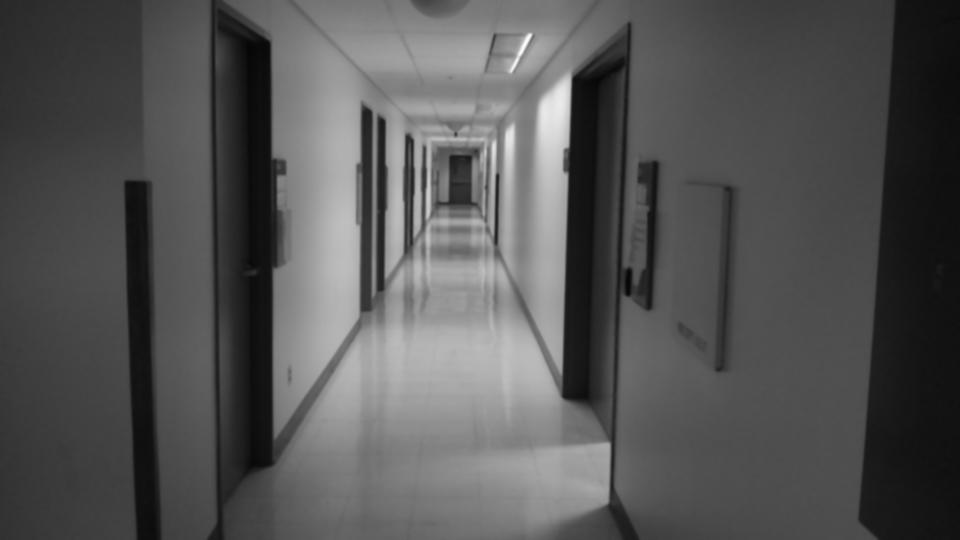
#> input picture img_half_1.jpg, 960 x 540 px, given in place of Corridor_straight.mp4, which was not available
$ python video_tracking.py   (Python 2 division)   (older library calls are emulated)
#> lines starting #> are read from the running program, lines starting #| are printed output that depends on the picture; pictures that were not available may be replaced by others from this repository, and a replacement may not be noted
#> further down, img is the input picture: shape (540, 960, 3); min 5, max 255, mean 84.9
### Robust_may_13_tuning.py
# Program to extract lines in an image using probabilistic Hough transform

import time
import cv2
import imutils
import numpy as np
from Kalman_Filter import matrix
from Kalman_Filter import EKF
import intersection_library


def HoughDetect_May_13(img,x,P,resolution = 1):

    # img : Input Image
    # x : Intial Vanishing Point Coordinates. It is of type Matrix (See Kalman_filter.py)
    # P : Uncertainty Matrix
    # Resolution : Image resolution, set to actual resolution of input image by default.


#> called with resolution = 1
    i_x = x.value[0][0] # x-coordinate of the vanishing point
    i_y = x.value[1][0]  # y-coordinate of the vanishing point
    i_w = int(img.shape[1] * resolution) # image width
    img = imutils.resize(img, width = i_w) # resizing image for desired resolution
    i_h = int(img.shape[0]) # image height
    print "Image Width = {0}, Image Height  = {0}".format(i_w,i_h) # Comment if running on a video file
#| Image Width = 960, Image Height  = 960

    img_gray = cv2.cvtColor(img, cv2.COLOR_BGR2GRAY) # BGR TO GRAYSCALE
    img_gray = cv2.medianBlur(img_gray,3) # Removes salt and pepper noise by convolving the image with a (3,3) square kernel
    img_gray = cv2.GaussianBlur(img_gray, (9,9), 0)  # Smoothens the image by convolving the with a (9,9) Gaussian filter


    # Find Image Gradient along the Y-axis
    sobely_64f = cv2.Sobel(img_gray, cv2.CV_64F, 0, 1 , ksize = 3) # Sobel filter size:(3,3)
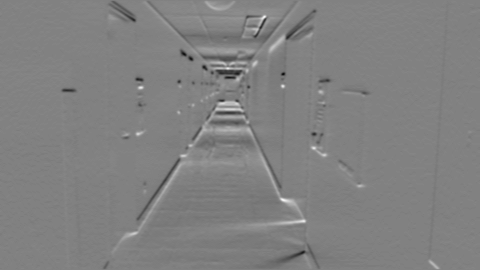
#> sobely_64f: shape (540, 960) float64 (shown at 1/2 size); min -122, max 119, mean -0.1; drawn with min black and max white
    abs_sobelx64F = np.absolute(sobely_64f)
    abs_sobelx64F = abs_sobelx64F/ abs_sobelx64F.max() * 255 # Force pixel values to be in range [0, 255]
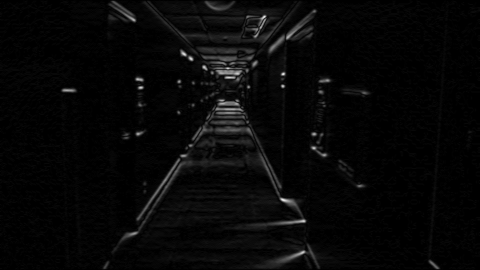
#> abs_sobelx64F: shape (540, 960) float64 (shown at 1/2 size); min 0, max 255, mean 7.2
    sobely_8u = np.uint8(abs_sobelx64F) # Force pixels to take integer values
    y_grad_threshold = sobely_8u.copy() # Make a copy for further thresholding


    # Find Image Gradient along the X-axis
    sobelx_64f = cv2.Sobel(img_gray, cv2.CV_64F, 1 , 0,ksize = 3) # Sobel filter size: (3,3)
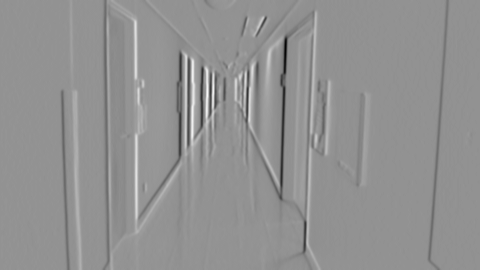
#> sobelx_64f: shape (540, 960) float64 (shown at 1/2 size); min -287, max 214, mean -0.3; drawn with min black and max white
    abs_sobelx = np.absolute(sobelx_64f)
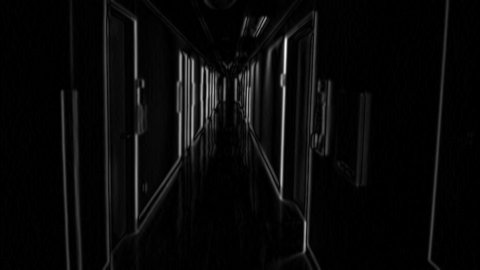
#> abs_sobelx: shape (540, 960) float64 (shown at 1/2 size); min 0, max 287, mean 10.2; drawn with min black and max white
    abs_sobelx = abs_sobelx/abs_sobelx.max() *  255 # Force pixel values to be in range [0, 255]
    sobelx_8u = np.uint8(abs_sobelx)


    # Find gradient direction
    grad_directions = np.arctan2(sobely_8u, sobelx_8u)
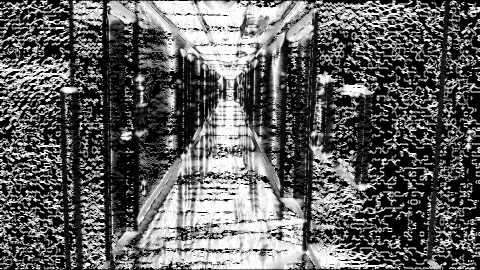
#> grad_directions: shape (540, 960) float16 (shown at 1/2 size); min 0, max 1.57, mean 0.594; drawn with min black and max white


    # Threshold gradient direction image to process essential pixels only
    y_grad_threshold[y_grad_threshold > 30] = 255
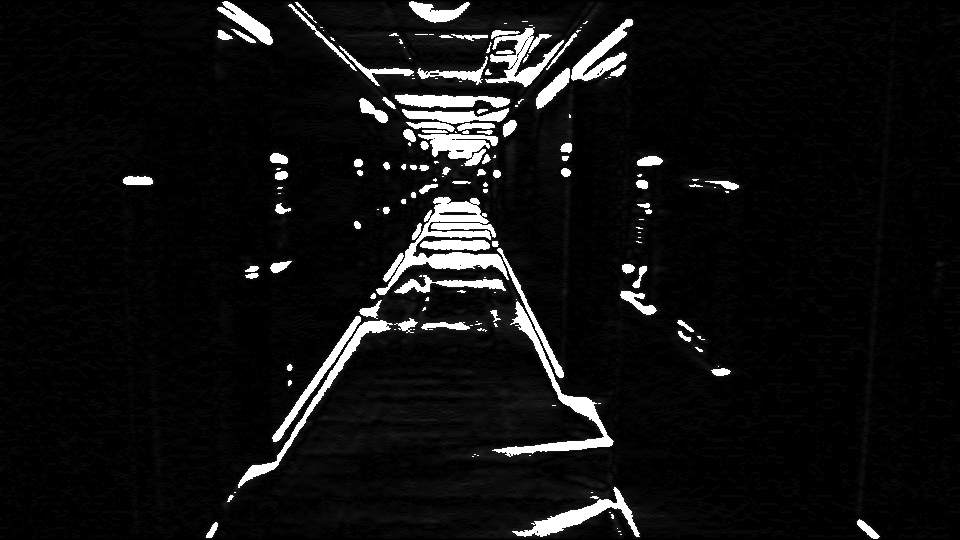
#> y_grad_threshold: shape (540, 960); min 0, max 255, mean 17.8
    grad_directions[y_grad_threshold < 10] = -np.pi
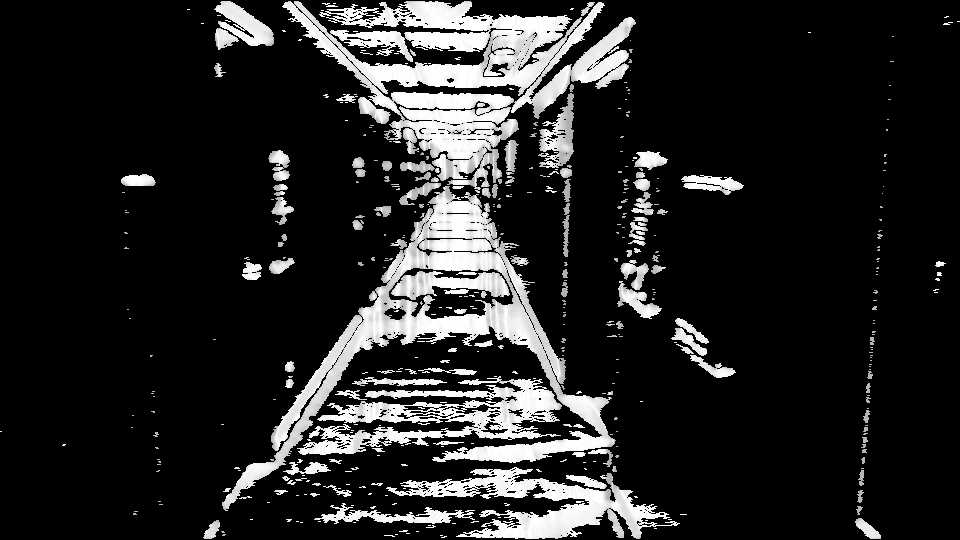
#> grad_directions: shape (540, 960) float16; min -3.14, max 1.57, mean -2.45; drawn with min black and max white
    grad_directions_normalized = ((grad_directions*180/np.pi) + 180)/360 # Force pixels to be in range [0,1]
    grad_directions_8u = np.uint8(grad_directions_normalized * 255) # Rescale pixels to lie in [0, 255]
#> (the rest of the program and of its run is left out)
